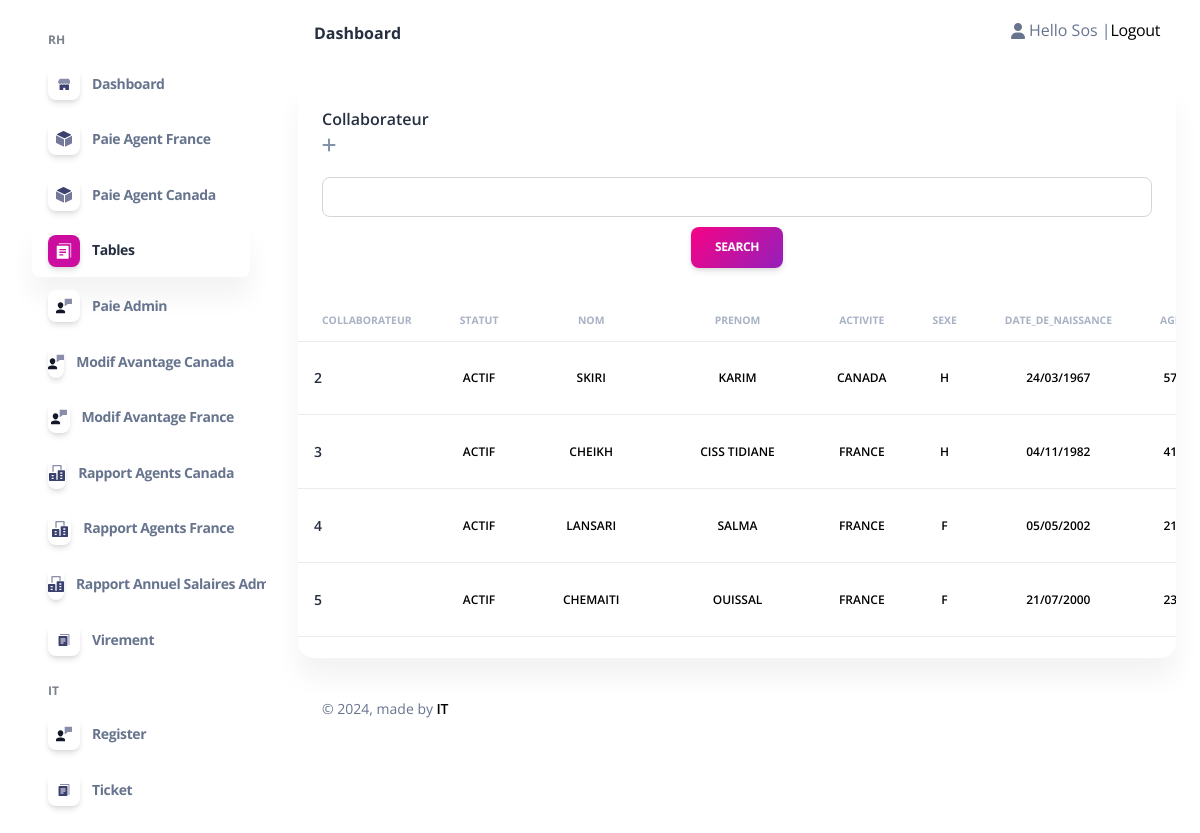
The page /table/ (signed in) on the database its author committed.
### admin_Sos/models.py (models this page shows, shortened)
class Collaborateur(models.Model):
    Statut_P= (
        ('AGENT','AGENT'),
        ('CADRE','CADRE'),
        ('TECHNICIEN','TECHNICIEN'),
        ('STAGIAIRE','STAGIAIRE'),
    )
    STATUT_statut = (
        ('ACTIF','ACTIF'),
        ('INACTIF','INACTIF'),
        ('FORMATION','FORMATION'),
        ('STAGE','STAGE'),
    )
    STATUT_activite = (
        ('FRANCE','FRANCE'),
        ('CANADA','CANADA'),
    )
    STATUT_causededepart = (
        ('Demission','Demission'),
        ('Licenciement','Licenciement'),
        ('FPE','FPE'),
        ('Fin de contrat','Fin de contrat'),
        ('Comportement','Comportement'),
        ('Etudes','Etudes'),
        ('Sans motif(Volantaire)','Sans motif(Volantaire)'),
        ('Autre','Autre'),
    )
    Contart = (
        ('Etranger','Etranger'),
        ('Stage','Stage'),
        ('CDD','CDD'),
        ('CDI','CDI'),
    )
    TTGD = (
        ('Célibataire ','Célibataire'),
        ('Marié(e)','Marié(e)'),
        ('Divorcé(e)','Divorcé(e)'),
        ('Veuf(ve)','Veuf(ve)'),
    )
    statut_sexe = (
        ('H','H'),
        ('F','F'),
    )
    statut_TF = (
        ('OUI','OUI'),
        ('NON','NON'),
    )
    Statut = models.CharField(max_length=10,null=True,blank=True,choices=STATUT_statut)
    Nom = models.CharField(max_length=500,null=True,blank=True)
    Prenom = models.CharField(max_length=500,null=True,blank=True)
    Sexe = models.CharField(max_length=50,null=True,blank=True,choices=statut_sexe)
    Date_de_naissance = models.DateField(null=True,blank=True)
    Age = models.PositiveIntegerField(null=True,blank=True)
    Situation_familiale = models.CharField(max_length=100, null=True,blank=True,choices=TTGD)
    Nombre_d_enfants = models.FloatField(default=0, null=True,blank=True)
    N_CIN =models.CharField(default="-",max_length=120 ,null=True,blank=True)
    N_Passeport=models.CharField(default="-",max_length=300 ,null=True,blank=True)
    Nationalité=models.CharField(default="-",max_length=200,null=True,blank=True)
    Adresse_postale=models.CharField(default="-",max_length=200,null=True,blank=True)
    Ville=models.CharField(default="-",max_length=100,null=True,blank=True)
    E_mail= models.EmailField(null=True,blank=True)
    Declaration_CNSS= models.CharField(max_length=100,null=True,blank=True,choices=statut_TF)
    N_de_téléphone=models.CharField(max_length=200,null=True,blank=True)
    RIB = models.CharField(default="-",max_length=300,null=True,blank=True)
    N_CNSS= models.CharField(default="-",max_length=200,null=True,blank=True)
    Type_de_contrat= models.CharField(max_length=100,null=True,blank=True,choices=Contart)
    Salaire_base = models.PositiveBigIntegerField(default=0,null=True,blank=True)
    Nombre_de_Jour_Travaille_Admin= models.PositiveIntegerField(default=0,null=True,blank=True)
    Poste = models.CharField(max_length=100,null=True,blank=True)
    CSP = models.CharField(max_length=100,null=True,blank=True,choices=Statut_P)
    Date_d_entrée = models.DateField(null=True,blank=True)
    Date_de_Sortie = models.DateField(null=True,blank=True)
    anciennetee = models.IntegerField(default=0,null=True, blank=True)
    Motif_de_départ = models.CharField(default="-",max_length=1000,null=True,blank=True,choices=STATUT_causededepart)
    Commentaire = models.CharField(default="-",max_length=1000,null=True,blank=True)
    Prime_Produit = models.FloatField(default=0,null=True,blank=True)
    Nbre_d_heures_Travaillees= models.FloatField(default=0,null=True,blank=True)
    Planifier= models.FloatField(default=0,null=True,blank=True)
    Avance_sur_salaire = models.FloatField(default=0,null=True,blank=True)
    S_H = models.FloatField(default=0,null=True, blank=True)
    Activite=models.CharField(max_length=100,null=True,blank=True,choices=STATUT_activite)
    user =models.OneToOneField(User, null=True,blank=True,on_delete=models.CASCADE)

### admin_Sos/decorators.py (the view)
        def wrapper_func(request,*args, **kwargs):
            group=None
            if request.user.groups.exists():
                group= request.user.groups.all()[0].name
            if group == 'Admin':
                return view_func(request,*args, **kwargs)
            if group == 'Agent':
                return redirect('home')
            else:
                return redirect('login')

### Templates/admin_/tables.html (shortened to what this page needs)
{% extends 'admin_/Base/homebase_admin.html' %}
{% block body %}{% include 'admin_/content/Modify/content_table.html'%}{% endblock  %}

### Templates/admin_/Base/header_admin.html (shortened to what this page needs)
{% load static %}
<body class="g-sidenav-show h-100  bg-gray-100" style="background-color: white !important;">
  <aside class="sidenav navbar navbar-vertical navbar-expand-xs border-0 border-radius-xl my-3 fixed-left ms-3" id="sidenav-main">
    <div class="collapse navbar-collapse h-100 w-200" id="sidenav-collapse-main">
      <ul class="navbar-nav">
        <li class="nav-item mt-3">
          <h6 class="ps-4 ms-2 text-uppercase text-xs font-weight-bolder opacity-6" style="font-weight: bold;!important">RH</h6>
        </li>
        <li class="nav-item">
          <a class="nav-link  {% if request.path == '/home_admin/' %}active{% endif %}" href="{% url 'home_admin' %}">
            <div class="icon icon-shape icon-sm shadow border-radius-md bg-white text-center me-2 d-flex align-items-center justify-content-center">
            </div>
            <span class="nav-link-text ms-1" style="font-weight: bold;!important">Dashboard</span>
          </a>
        </li>
        <li class="nav-item">
          <a class="nav-link {% if request.path == '/HW/' %}active{% endif %}" href="{% url 'tableF' %}">
            <div class="icon icon-shape icon-sm shadow border-radius-md bg-white text-center me-2 d-flex align-items-center justify-content-center">
            </div>
            <span class="nav-link-text ms-1"style="font-weight: bold;!important">Paie Agent France</span>
          </a>
        </li>
        <li class="nav-item">
          <a class="nav-link {% if request.path == '/HW/' %}active{% endif %}" href="{% url 'tableC' %}">
            <div class="icon icon-shape icon-sm shadow border-radius-md bg-white text-center me-2 d-flex align-items-center justify-content-center">
            </div>
            <span class="nav-link-text ms-1"style="font-weight: bold;!important">Paie Agent Canada</span>
          </a>
        </li>
        <li class="nav-item">
          <a class="nav-link {% if request.path == '/table/' %}active{% endif %} " href="{% url 'table' %}">
            <div class="icon icon-shape icon-sm shadow border-radius-md bg-white text-center me-2 d-flex align-items-center justify-content-center">
            </div>
            <span class="nav-link-text ms-1"style="font-weight: bold;!important">Tables</span>
          </a>
        </li>
        <li class="nav-item">
          <a class="nav-link {% if request.path == '/Salaire Admin/' %}active{% endif %} " href="{% url 'salaire_admin' %}">
            <div class="icon icon-shape icon-sm shadow border-radius-md bg-white text-center me-2 d-flex align-items-center justify-content-center">
            </div>
            <span class="nav-link-text ms-1"style="font-weight: bold;!important">Paie Admin</span>
          </a>
        </li>
        <li class="nav-item">
          <a class="nav-link {% if request.path == '/Modif Salaire Agent Canada/' %}active{% endif %}  " href="{% url 'ModifSC' %}">
            <div class="icon icon-shape icon-sm shadow border-radius-md bg-white text-center me-2 d-flex align-items-center justify-content-center">
            </div>
            <span class="nav-link-text ms-1"style="font-weight: bold;!important">Modif Avantage Canada</span>
          </a>
        </li>
        <li class="nav-item">
          <a class="nav-link {% if request.path == '/Modif Salaire Agent France/' %}active{% endif %}  " href="{% url 'ModifSF' %}">
            <div class="icon icon-shape icon-sm shadow border-radius-md bg-white text-center me-2 d-flex align-items-center justify-content-center">
            </div>
            <span class="nav-link-text ms-1"style="font-weight: bold;!important">Modif Avantage France</span>
          </a>
        </li>
        <li class="nav-item">
          <a class="nav-link  {% if request.path == '/rapport Agent Canada/' %}active{% endif %} " href="{% url 'rapport Agent Canada' %}">
            <div class="icon icon-shape icon-sm shadow border-radius-md bg-white text-center me-2 d-flex align-items-center justify-content-center">
            </div>
            <span class="nav-link-text ms-1"style="font-weight: bold;!important">Rapport Agents Canada</span>
          </a>
        </li>
        <li class="nav-item">
          <a class="nav-link  {% if request.path == '/rapport Agent France/' %}active{% endif %} " href="{% url 'rapport Agent France' %}">
            <div class="icon icon-shape icon-sm shadow border-radius-md bg-white text-center me-2 d-flex align-items-center justify-content-center">
            </div>
            <span class="nav-link-text ms-1"style="font-weight: bold;!important">Rapport Agents France</span>
          </a>
        </li>
        <li class="nav-item">
          <a class="nav-link {% if request.path == '/rapport Admin/' %}active{% endif %} " href="{% url 'rapport Admin' %}">
            <div class="icon icon-shape icon-sm shadow border-radius-md bg-white text-center me-2 d-flex align-items-center justify-content-center">
            </div>
            <span class="nav-link-text ms-1"style="font-weight: bold;!important">Rapport Annuel Salaires Admins</span>
          </a>
        </li>
        <li class="nav-item">
          <a class="nav-link {% if request.path == '/Virement/' %}active{% endif %} " href="{% url 'virement' %}">
            <div class="icon icon-shape icon-sm shadow border-radius-md bg-white text-center me-2 d-flex align-items-center justify-content-center">
            </div>
            <span class="nav-link-text ms-1"style="font-weight: bold;!important">Virement</span>
          </a>
        </li>
        <li class="nav-item mt-3">
          <h6 class="ps-4 ms-2 text-uppercase text-xs font-weight-bolder opacity-6" style="font-weight: bold;!important">IT</h6>
        </li>
        <li class="nav-item">
          <a class="nav-link {% if request.path == '/register/' %}active{% endif %} " href="{% url 'register' %}">
            <div class="icon icon-shape icon-sm shadow border-radius-md bg-white text-center me-2 d-flex align-items-center justify-content-center">
            </div>
            <span class="nav-link-text ms-1"style="font-weight: bold;!important">Register</span>
          </a>
        </li>
        <li class="nav-item">
          <a class="nav-link {% if request.path == '/test/' %}active{% endif %} " href="">
            <div class="icon icon-shape icon-sm shadow border-radius-md bg-white text-center me-2 d-flex align-items-center justify-content-center">
            </div>
            <span class="nav-link-text ms-1"style="font-weight: bold;!important">Ticket</span>
          </a>
        </li>
      </ul>
    </div>
  </aside>
  <main class="main-content mt-1 border-radius-lg">
    <nav class="navbar navbar-main navbar-expand-lg px-0 mx-4 shadow-none border-radius-xl" id="navbarBlur" navbar-scroll="true">
      <div class="container-fluid py-1 px-3">
        <nav aria-label="breadcrumb">
          <ol class="breadcrumb bg-transparent mb-0 pb-0 pt-1 px-0 me-sm-6 me-5">
          </ol>
          <h6 class="font-weight-bolder mb-0"style="font-weight: bold;!important;" >Dashboard</h6>
        </nav>
        <div class="collapse navbar-collapse mt-sm-0 mt-2 me-md-0 me-sm-4" id="navbar">
          <ul class="navbar-nav  justify-content-end">
            <li class="nav-item d-flex align-items-center">
              {% if request.user.is_authenticated%}
                <i class="fa fa-user me-sm-1"></i>
				    			    <div> Hello {{request.user}} | </a></div>
                      <div><a  href="{% url 'logout' %}" > Logout</a></div>
						  {% endif %}
            </li>
          </ul>
        </div>
      </div>
    </nav>

### Templates/admin_/content/Modify/content_table.html (shortened to what this page needs)
    <div class="container-fluid py-4">
      <div class="row">
        <div class="col-12">
          <div class="card mb-4">
            <div class="card-header pb-0">
              <h6>Collaborateur<br>
              <a href="{% url 'AddC' %}" class="fa fa-plus text-secondary mb-3"></a>
              </h6>
              <div class="header_search_form_container">
                <form role="form text-center" action="{% url 'table' %}" method="GET">
                  <div class="mb-3 text-center">
                    <input type="search" name="Nom" class="form-control  text-center ">
                    <button type="submit" style = 'margin-top : 10px' value="Submit" class="btn bg-gradient-primary">search</button>
                  </div>
                </form>
            </div>
            </div>
            <div class="card-body px-0 pt-0 pb-2">
              <div class="table-responsive p-0" style="height: 350px; overflow-y: auto;">
                <table class="table align-items-center mb-0" style="color: black !important">
                  <thead>
                    <tr>
                      <th class="text-uppercase text-secondary text-xxs font-weight-bolder opacity-7">Collaborateur</th>
                      <th class="text-center text-uppercase text-secondary text-xxs font-weight-bolder opacity-7">Statut</th>
                      <th class="text-center text-uppercase text-secondary text-xxs font-weight-bolder opacity-7" >Nom</th>
                      <th class="text-center text-uppercase text-secondary text-xxs font-weight-bolder opacity-7">Prenom</th>
                      <th class="text-center text-uppercase text-secondary text-xxs font-weight-bolder opacity-7">Activite</th>
                      <th class="text-center text-uppercase text-secondary text-xxs font-weight-bolder opacity-7">Sexe</th>
                      <th class="text-center text-uppercase text-secondary text-xxs font-weight-bolder opacity-7">Date_de_naissance</th>
                      <th class="text-center text-uppercase text-secondary text-xxs font-weight-bolder opacity-7">Age</th>
                    </tr>
                  </thead>
                  <tbody>
                  {% for C in collaborateur %}
                    <tr>
                      <td>
                        <div class="d-flex px-2 py-1">
                          <div class="d-flex flex-column justify-content-center">
                            <h6 class="mb-0 text-sm">{{ C.id }}</h6>
                          </div>
                        </div>
                      </td>
                      <td class="align-middle text-center">
                        <p class="text-xs font-weight-bold mb-0">{{ C.Statut }}</p>
                      </td>
                      <td class="align-middle text-center fixed">
                        <p class="text-xs font-weight-bold mb-0 fixed">{{ C.Nom }}</p>
                      </td>
                      <td class="align-middle text-center fixed">
                        <p class="text-xs font-weight-bold mb-0 fixed">{{ C.Prenom }}</p>
                      </td>
                      <td class="align-middle text-center">
                        <p class="text-xs font-weight-bold mb-0">{{ C.Activite }}</p>
                      </td>
                      <td class="align-middle text-center">
                        <p class="text-xs font-weight-bold mb-0">{{ C.Sexe}}</p>
                      </td>
                      <td class="align-middle text-center">
                        {% if C.Date_de_naissance %}
                            <p class="text-xs font-weight-bold mb-0">{{ C.Date_de_naissance|date:"d/m/Y" }}</p>
                        {% else %}
                            <p class="text-xs font-weight-bold mb-0">-</p>
                        {% endif %}
                      </td>
                      <td class="align-middle text-center">
                        <p class="text-xs font-weight-bold mb-0">{{ C.Age }}</p>
                      </td>
                    </tr>
                    {% endfor %}
                  </tbody>
                </table>
              </div>
            </div>
          </div>
        </div>
      </div>

### rows shown on the page
Collaborateur: id "2", Statut "ACTIF", Nom "SKIRI", Prenom "KARIM", Activite "CANADA", Sexe "H", Date_de_naissance "24/03/1967", Age "57"
Collaborateur: id "3", Statut "ACTIF", Nom "CHEIKH", Prenom "CISS TIDIANE", Activite "FRANCE", Sexe "H", Date_de_naissance "04/11/1982", Age "41"
Collaborateur: id "4", Statut "ACTIF", Nom "LANSARI", Prenom "SALMA", Activite "FRANCE", Sexe "F", Date_de_naissance "05/05/2002", Age "21"
Collaborateur: id "5", Statut "ACTIF", Nom "CHEMAITI", Prenom "OUISSAL", Activite "FRANCE", Sexe "F", Date_de_naissance "21/07/2000", Age "23"

### other values the page prints
{{ request.user }} "Sos"
